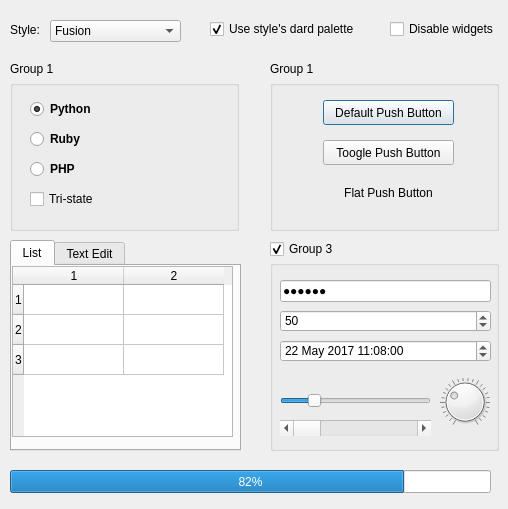
<?xml version="1.0" encoding="UTF-8"?>
<ui version="4.0">
 <class>Frame</class>
 <widget class="QFrame" name="Frame">
  <property name="geometry">
   <rect>
    <x>0</x>
    <y>0</y>
    <width>508</width>
    <height>509</height>
   </rect>
  </property>
  <property name="windowTitle">
   <string>Gracia Rizka Pasfica</string>
  </property>
  <widget class="QLabel" name="label">
   <property name="geometry">
    <rect>
     <x>10</x>
     <y>22</y>
     <width>31</width>
     <height>16</height>
    </rect>
   </property>
   <property name="text">
    <string>Style:</string>
   </property>
  </widget>
  <widget class="QComboBox" name="comboBox">
   <property name="geometry">
    <rect>
     <x>50</x>
     <y>20</y>
     <width>131</width>
     <height>22</height>
    </rect>
   </property>
   <item>
    <property name="text">
     <string>Fusion</string>
    </property>
   </item>
  </widget>
  <widget class="QCheckBox" name="checkBox">
   <property name="geometry">
    <rect>
     <x>210</x>
     <y>20</y>
     <width>151</width>
     <height>18</height>
    </rect>
   </property>
   <property name="text">
    <string>Use style's dard palette</string>
   </property>
   <property name="checked">
    <bool>true</bool>
   </property>
  </widget>
  <widget class="QCheckBox" name="checkBox_2">
   <property name="geometry">
    <rect>
     <x>390</x>
     <y>20</y>
     <width>111</width>
     <height>18</height>
    </rect>
   </property>
   <property name="text">
    <string>Disable widgets</string>
   </property>
   <property name="checked">
    <bool>false</bool>
   </property>
  </widget>
  <widget class="QLabel" name="label_2">
   <property name="geometry">
    <rect>
     <x>10</x>
     <y>62</y>
     <width>54</width>
     <height>14</height>
    </rect>
   </property>
   <property name="text">
    <string>Group 1</string>
   </property>
  </widget>
  <widget class="QGroupBox" name="groupBox">
   <property name="geometry">
    <rect>
     <x>10</x>
     <y>80</y>
     <width>229</width>
     <height>151</height>
    </rect>
   </property>
   <property name="title">
    <string/>
   </property>
   <widget class="QRadioButton" name="radioButton_3">
    <property name="geometry">
     <rect>
      <x>20</x>
      <y>80</y>
      <width>90</width>
      <height>18</height>
     </rect>
    </property>
    <property name="font">
     <font>
      <weight>75</weight>
      <bold>true</bold>
     </font>
    </property>
    <property name="text">
     <string>PHP</string>
    </property>
   </widget>
   <widget class="QRadioButton" name="radioButton">
    <property name="geometry">
     <rect>
      <x>20</x>
      <y>20</y>
      <width>90</width>
      <height>18</height>
     </rect>
    </property>
    <property name="font">
     <font>
      <weight>75</weight>
      <bold>true</bold>
     </font>
    </property>
    <property name="text">
     <string>Python</string>
    </property>
    <property name="checked">
     <bool>true</bool>
    </property>
   </widget>
   <widget class="QRadioButton" name="radioButton_2">
    <property name="geometry">
     <rect>
      <x>20</x>
      <y>50</y>
      <width>90</width>
      <height>18</height>
     </rect>
    </property>
    <property name="font">
     <font>
      <weight>75</weight>
      <bold>true</bold>
     </font>
    </property>
    <property name="text">
     <string>Ruby</string>
    </property>
   </widget>
   <widget class="QCheckBox" name="checkBox_3">
    <property name="geometry">
     <rect>
      <x>20</x>
      <y>110</y>
      <width>76</width>
      <height>18</height>
     </rect>
    </property>
    <property name="tabletTracking">
     <bool>true</bool>
    </property>
    <property name="focusPolicy">
     <enum>Qt::StrongFocus</enum>
    </property>
    <property name="contextMenuPolicy">
     <enum>Qt::DefaultContextMenu</enum>
    </property>
    <property name="acceptDrops">
     <bool>true</bool>
    </property>
    <property name="autoFillBackground">
     <bool>false</bool>
    </property>
    <property name="inputMethodHints">
     <set>Qt::ImhNone</set>
    </property>
    <property name="text">
     <string>Tri-state</string>
    </property>
    <property name="checkable">
     <bool>true</bool>
    </property>
    <property name="checked">
     <bool>false</bool>
    </property>
    <property name="autoRepeat">
     <bool>false</bool>
    </property>
    <property name="autoExclusive">
     <bool>false</bool>
    </property>
    <property name="tristate">
     <bool>false</bool>
    </property>
   </widget>
  </widget>
  <widget class="QTabWidget" name="tabWidget">
   <property name="geometry">
    <rect>
     <x>10</x>
     <y>240</y>
     <width>231</width>
     <height>211</height>
    </rect>
   </property>
   <property name="currentIndex">
    <number>0</number>
   </property>
   <widget class="QWidget" name="tab_2">
    <attribute name="title">
     <string>List</string>
    </attribute>
    <widget class="QTableWidget" name="tableWidget">
     <property name="geometry">
      <rect>
       <x>0</x>
       <y>0</y>
       <width>221</width>
       <height>171</height>
      </rect>
     </property>
     <row>
      <property name="text">
       <string>1</string>
      </property>
     </row>
     <row>
      <property name="text">
       <string>2</string>
      </property>
     </row>
     <row>
      <property name="text">
       <string>3</string>
      </property>
     </row>
     <column>
      <property name="text">
       <string>1</string>
      </property>
     </column>
     <column>
      <property name="text">
       <string>2</string>
      </property>
     </column>
    </widget>
   </widget>
   <widget class="QWidget" name="tab">
    <attribute name="title">
     <string>Text Edit</string>
    </attribute>
   </widget>
  </widget>
  <widget class="QLabel" name="label_3">
   <property name="geometry">
    <rect>
     <x>270</x>
     <y>62</y>
     <width>54</width>
     <height>14</height>
    </rect>
   </property>
   <property name="text">
    <string>Group 1</string>
   </property>
  </widget>
  <widget class="QGroupBox" name="groupBox_2">
   <property name="geometry">
    <rect>
     <x>270</x>
     <y>80</y>
     <width>229</width>
     <height>151</height>
    </rect>
   </property>
   <property name="title">
    <string/>
   </property>
   <widget class="QPushButton" name="pushButton">
    <property name="geometry">
     <rect>
      <x>53</x>
      <y>20</y>
      <width>131</width>
      <height>25</height>
     </rect>
    </property>
    <property name="focusPolicy">
     <enum>Qt::ClickFocus</enum>
    </property>
    <property name="contextMenuPolicy">
     <enum>Qt::DefaultContextMenu</enum>
    </property>
    <property name="text">
     <string>Default Push Button</string>
    </property>
    <property name="checkable">
     <bool>false</bool>
    </property>
    <property name="autoDefault">
     <bool>false</bool>
    </property>
    <property name="default">
     <bool>true</bool>
    </property>
    <property name="flat">
     <bool>false</bool>
    </property>
   </widget>
   <widget class="QPushButton" name="pushButton_2">
    <property name="geometry">
     <rect>
      <x>53</x>
      <y>60</y>
      <width>131</width>
      <height>25</height>
     </rect>
    </property>
    <property name="mouseTracking">
     <bool>false</bool>
    </property>
    <property name="tabletTracking">
     <bool>false</bool>
    </property>
    <property name="focusPolicy">
     <enum>Qt::TabFocus</enum>
    </property>
    <property name="contextMenuPolicy">
     <enum>Qt::DefaultContextMenu</enum>
    </property>
    <property name="text">
     <string>Toogle Push Button</string>
    </property>
    <property name="checkable">
     <bool>false</bool>
    </property>
    <property name="autoDefault">
     <bool>true</bool>
    </property>
    <property name="default">
     <bool>false</bool>
    </property>
    <property name="flat">
     <bool>false</bool>
    </property>
   </widget>
   <widget class="QPushButton" name="pushButton_3">
    <property name="geometry">
     <rect>
      <x>53</x>
      <y>100</y>
      <width>131</width>
      <height>25</height>
     </rect>
    </property>
    <property name="mouseTracking">
     <bool>false</bool>
    </property>
    <property name="tabletTracking">
     <bool>false</bool>
    </property>
    <property name="focusPolicy">
     <enum>Qt::TabFocus</enum>
    </property>
    <property name="contextMenuPolicy">
     <enum>Qt::DefaultContextMenu</enum>
    </property>
    <property name="text">
     <string>Flat Push Button</string>
    </property>
    <property name="checkable">
     <bool>false</bool>
    </property>
    <property name="autoDefault">
     <bool>false</bool>
    </property>
    <property name="default">
     <bool>false</bool>
    </property>
    <property name="flat">
     <bool>true</bool>
    </property>
   </widget>
  </widget>
  <widget class="QGroupBox" name="groupBox_3">
   <property name="geometry">
    <rect>
     <x>270</x>
     <y>260</y>
     <width>229</width>
     <height>191</height>
    </rect>
   </property>
   <property name="title">
    <string/>
   </property>
   <widget class="QSpinBox" name="spinBox">
    <property name="geometry">
     <rect>
      <x>10</x>
      <y>50</y>
      <width>211</width>
      <height>22</height>
     </rect>
    </property>
    <property name="value">
     <number>50</number>
    </property>
   </widget>
   <widget class="QDateTimeEdit" name="dateTimeEdit">
    <property name="geometry">
     <rect>
      <x>10</x>
      <y>80</y>
      <width>211</width>
      <height>22</height>
     </rect>
    </property>
    <property name="dateTime">
     <datetime>
      <hour>11</hour>
      <minute>8</minute>
      <second>0</second>
      <year>2017</year>
      <month>5</month>
      <day>22</day>
     </datetime>
    </property>
   </widget>
   <widget class="QSlider" name="horizontalSlider">
    <property name="geometry">
     <rect>
      <x>10</x>
      <y>130</y>
      <width>151</width>
      <height>22</height>
     </rect>
    </property>
    <property name="sizePolicy">
     <sizepolicy hsizetype="Expanding" vsizetype="Fixed">
      <horstretch>0</horstretch>
      <verstretch>0</verstretch>
     </sizepolicy>
    </property>
    <property name="acceptDrops">
     <bool>false</bool>
    </property>
    <property name="autoFillBackground">
     <bool>false</bool>
    </property>
    <property name="sliderPosition">
     <number>20</number>
    </property>
    <property name="tracking">
     <bool>true</bool>
    </property>
    <property name="orientation">
     <enum>Qt::Horizontal</enum>
    </property>
    <property name="invertedAppearance">
     <bool>false</bool>
    </property>
    <property name="invertedControls">
     <bool>false</bool>
    </property>
    <property name="tickPosition">
     <enum>QSlider::NoTicks</enum>
    </property>
   </widget>
   <widget class="QDial" name="dial">
    <property name="geometry">
     <rect>
      <x>170</x>
      <y>110</y>
      <width>50</width>
      <height>64</height>
     </rect>
    </property>
    <property name="value">
     <number>30</number>
    </property>
    <property name="invertedControls">
     <bool>false</bool>
    </property>
    <property name="wrapping">
     <bool>false</bool>
    </property>
    <property name="notchesVisible">
     <bool>true</bool>
    </property>
   </widget>
   <widget class="QScrollBar" name="horizontalScrollBar">
    <property name="geometry">
     <rect>
      <x>10</x>
      <y>160</y>
      <width>151</width>
      <height>16</height>
     </rect>
    </property>
    <property name="orientation">
     <enum>Qt::Horizontal</enum>
    </property>
   </widget>
   <widget class="QLineEdit" name="lineEdit">
    <property name="geometry">
     <rect>
      <x>10</x>
      <y>20</y>
      <width>211</width>
      <height>22</height>
     </rect>
    </property>
    <property name="text">
     <string>......</string>
    </property>
    <property name="echoMode">
     <enum>QLineEdit::Password</enum>
    </property>
   </widget>
  </widget>
  <widget class="QCheckBox" name="checkBox_5">
   <property name="geometry">
    <rect>
     <x>270</x>
     <y>240</y>
     <width>71</width>
     <height>18</height>
    </rect>
   </property>
   <property name="font">
    <font>
     <weight>50</weight>
     <bold>false</bold>
    </font>
   </property>
   <property name="tabletTracking">
    <bool>false</bool>
   </property>
   <property name="focusPolicy">
    <enum>Qt::StrongFocus</enum>
   </property>
   <property name="contextMenuPolicy">
    <enum>Qt::DefaultContextMenu</enum>
   </property>
   <property name="acceptDrops">
    <bool>false</bool>
   </property>
   <property name="text">
    <string>Group 3</string>
   </property>
   <property name="checked">
    <bool>true</bool>
   </property>
   <property name="autoRepeat">
    <bool>false</bool>
   </property>
   <property name="autoExclusive">
    <bool>false</bool>
   </property>
  </widget>
  <widget class="QProgressBar" name="progressBar">
   <property name="enabled">
    <bool>true</bool>
   </property>
   <property name="geometry">
    <rect>
     <x>10</x>
     <y>470</y>
     <width>481</width>
     <height>23</height>
    </rect>
   </property>
   <property name="acceptDrops">
    <bool>false</bool>
   </property>
   <property name="autoFillBackground">
    <bool>true</bool>
   </property>
   <property name="value">
    <number>82</number>
   </property>
   <property name="alignment">
    <set>Qt::AlignCenter</set>
   </property>
   <property name="textVisible">
    <bool>true</bool>
   </property>
   <property name="invertedAppearance">
    <bool>false</bool>
   </property>
   <property name="textDirection">
    <enum>QProgressBar::TopToBottom</enum>
   </property>
  </widget>
 </widget>
 <resources/>
 <connections/>
</ui>
